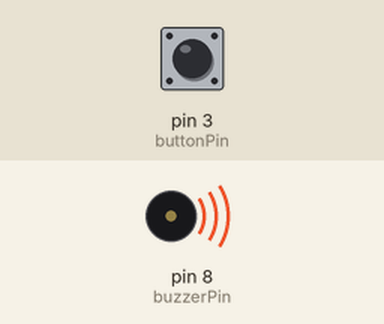
A sketch run on a simulated Arduino Uno, built with avr-gcc and run on an emulated ATmega328P. On the bench: buzzer (waves = sounding, pin HIGH). The inputs (shaded band) are chosen by the test bench; at power-on: pin 3 (buttonPin) HIGH. What the sketch prints to the serial monitor is not drawn.

Above: at 2.8 s.
2.9 s: pin 3 (buttonPin) pulled LOW for 2.15 s
At 5.1 s:
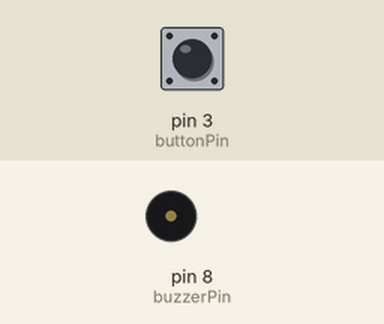
Timing chart, 0 to 7.5 s (numbered marks = the images above; inputs shaded):
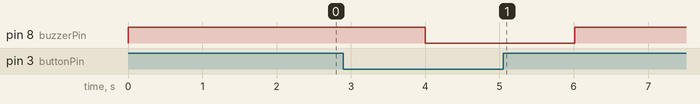

Measured:
- after the input at 2.9 s, pin 8 (buzzerPin): HIGH → LOW after 1.1 s, → HIGH 2.0 s later

The sketch:

active-sound-file.ino
```cpp
int buzzerPin = 8;
int buttonPin = 3;
int buttonState;
int newButtonState;
void setup() {
  pinMode(buzzerPin, OUTPUT);
  pinMode(buttonPin, INPUT);
  Serial.begin(9600);
}

void loop() {
  buttonState = digitalRead(buttonPin);
  Serial.println(buttonState);
  digitalWrite(buzzerPin, HIGH);
  while (buttonState == HIGH) {
    buttonState = digitalRead(buttonPin);
    if (buttonState == LOW) {
      digitalWrite(buzzerPin, LOW);
      delay(10);
    }
    delay(2000);
  }
}
```
